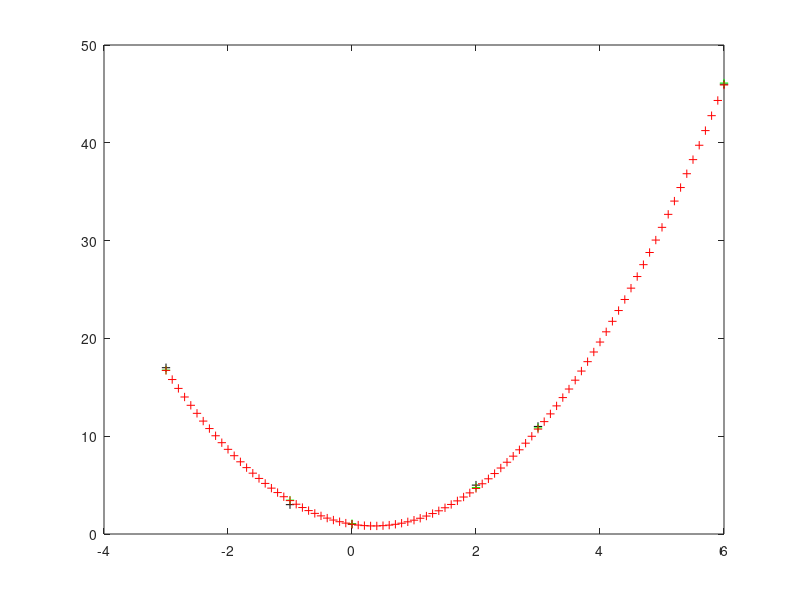

The MATLAB source for this figure:
%exo 32 parabole p128
pv=[sqrt(2);-1;1];
t=[-3;-1;0;2;3;6];
yv=pv(1)*t.^2+pv(2)*t+pv(3);
y=round(yv);
M=[9 -3 1;1 -1 1;0 0 1;4 2 1;9 3 1;36 6 1];
phat=inv(M'*M)*M'*y;
yhat=M*phat;
plot(t,y,'+ black');
hold on;
plot(t,yhat,'+ green'); %mesure filtree, yhat
t=-3:0.1:6;
yv=pv(1)*t.^2+pv(2)*t+pv(3);
plot(t,yv,'+ red');
